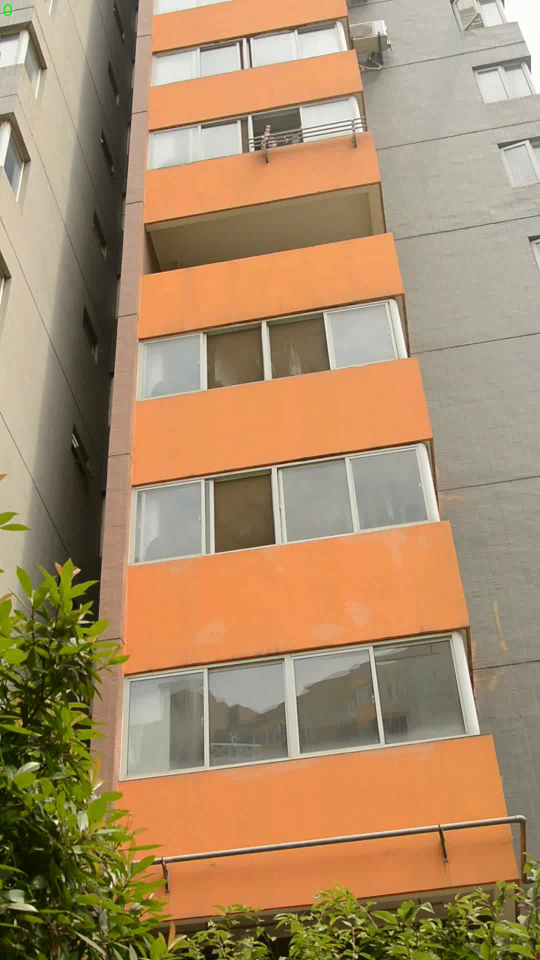
#> input picture src/learning/corner_detection/house.jpg, 1080 x 1920 px (shown at 1/2 size)
$ python -i tracker.py   (imports and definitions only)
#> lines starting #> are read from the running program, lines starting #| are printed output that depends on the picture
import numpy as np
import cv2
import fhog

import sys

PY3 = sys.version_info >= (3,)

if PY3:
    xrange = range


# ffttools
# 离散傅里叶变换、逆变换
# [12 lines left out: function fftd, not called in this run]


# 实部图像
def real(img):
    return img[:, :, 0]


# 虚部图像
def imag(img):
    return img[:, :, 1]


# 两个复数，它们的积 (a+bi)(c+di)=(ac-bd)+(ad+bc)i
# [36 lines left out: functions complexMultiplication, complexDivision, complexDivisionReal, rearrange, not called in this run]


# recttools
# rect = {x, y, w, h}
# x 右边界
def x2(rect):
    return rect[0] + rect[2]


# y 下边界
def y2(rect):
    return rect[1] + rect[3]


# 限宽、高
def limit(rect, limit):
    if rect[0] + rect[2] > limit[0] + limit[2]:
        rect[2] = limit[0] + limit[2] - rect[0]
    if rect[1] + rect[3] > limit[1] + limit[3]:
        rect[3] = limit[1] + limit[3] - rect[1]
    if rect[0] < limit[0]:
        rect[2] -= (limit[0] - rect[0])
        rect[0] = limit[0]
    if rect[1] < limit[1]:
        rect[3] -= (limit[1] - rect[1])
        rect[1] = limit[1]
    if rect[2] < 0:
        rect[2] = 0
    if rect[3] < 0:
        rect[3] = 0
    return rect


# 取超出来的边界
# [8 lines left out: function getBorder, not called in this run]


# 经常需要空域或频域的滤波处理，在进入真正的处理程序前，需要考虑图像边界情况。
# 通常的处理方法是为图像增加一定的边缘，以适应 卷积核 在原图像边界的操作。
def subwindow(img, window, borderType=cv2.BORDER_CONSTANT):
    cutWindow = [x for x in window]
    limit(cutWindow, [0, 0, img.shape[1], img.shape[0]])  # modify cutWindow
    assert (cutWindow[2] > 0 and cutWindow[3] > 0)
    border = getBorder(window, cutWindow)
    res = img[cutWindow[1]:cutWindow[1] + cutWindow[3], cutWindow[0]:cutWindow[0] + cutWindow[2]]

    if border != [0, 0, 0, 0]:
        res = cv2.copyMakeBorder(res, border[1], border[3], border[0], border[2], borderType)
    return res


# [28 lines left out: functions cut_outsize, extract_image, not called in this run]


# noinspection PyAttributeOutsideInit
class KCFTracker:
    def __init__(self, hog=False, fixed_window=True, multi_scale=False):
        # 岭回归中的 lambda 常数，正则化
        self.lambdar = 0.0001
        # 在目标框附近填充的区域大小系数
        self.padding = 2.5
        # 高斯目标的带宽
        self.output_sigma_factor = 0.125

        # 是否开启尺度自适应
        self._multiscale = multi_scale
        if multi_scale:
            # 模板大小，在计算 _tmpl_sz 时，较大边长被归一成 96，而较小边长按比例缩小
            self.template_size = 96
            self.scale_padding = 1.0
            # 多尺度估计的时候的尺度步长，也就是论文中的 a 的值
            self.scale_step = 1.05

            self.scale_sigma_factor = 0.25
            # dsst 算法中对一个目标，会分成 33 个尺度来进行计算
            self.n_scales = 33
            self.scale_lr = 0.025
            self.scale_max_area = 512
            self.scale_lambda = 0.01

            if not hog:
                print('HOG feature is forced to turn on.')

        elif fixed_window:
            self.template_size = 96
            self.scale_step = 1
        else:
            self.template_size = 1
            self.scale_step = 1

        self._hogfeatures = True if hog or multi_scale else False
        if self._hogfeatures:  # HOG feature
            # 自适应的线性插值因子
            self.interp_factor = 0.012
            # 高斯卷积核带宽
            self.sigma = 0.6
            # hog 元胞数组尺寸
            self.cell_size = 4

            print('Numba Compiler initializing, wait for a while.')

        else:  # raw gray-scale image # aka CSK tracker
            self.interp_factor = 0.075
            self.sigma = 0.2
            self.cell_size = 1
            self._hogfeatures = False

        self._tmpl_sz = [0, 0]
        self._roi = [0., 0., 0., 0.]
        self.size_patch = [0, 0, 0]
        self._scale = 1.
        self._alphaf = None  # numpy.ndarray (size_patch[0], size_patch[1], 2)
        self._prob = None  # numpy.ndarray (size_patch[0], size_patch[1], 2)
        self._tmpl = None  # numpy.ndarray raw: (size_patch[0], size_patch[1]) hog: (size_patch[2], size_patch[0] * size_patch[1])
        self.hann = None  # numpy.ndarray raw: (size_patch[0], size_patch[1]) hog: (size_patch[2], size_patch[0] * size_patch[1])

        # Scale properties
        self.current_scale_factor = 1
        self.base_width = 0  # initial ROI width
        self.base_height = 0  # initial ROI height
        self.scale_factors = None  # all scale changing rate, from larger to smaller with 1 to be the middle
        self.scale_model_width = 0  # the model width for scaling
        self.scale_model_height = 0  # the model height for scaling
        self.min_scale_factor = 0.  # min scaling rate
        self.max_scale_factor = 0.  # max scaling rate

        self.sf_den = None
        self.sf_num = None

        self.s_hann = None
        self.ysf = None

    ##############
    # 位置估计器 #
    #############

    # 计算一维亚像素峰值
    # [81 lines left out: functions subPixelPeak, createHanningMats, createGaussianPeak, gaussianCorrelation, init, not called in this run]

    # 从图像得到子窗口，通过赋值填充并检测特征
    def getFeatures(self, image, inithann, scale_adjust=1.):
        extracted_roi = [0, 0, 0, 0]
        cx = self._roi[0] + self._roi[2] / 2
        cy = self._roi[1] + self._roi[3] / 2

        if inithann:
            padded_w = self._roi[2] * self.padding
            padded_h = self._roi[3] * self.padding

            if self.template_size > 1:
                # 把最大的边缩小到96，_scale是缩小比例
                # _tmpl_sz 是滤波模板的大小也是裁剪下的PATCH大小
                if padded_w >= padded_h:
                    self._scale = padded_w / float(self.template_size)
                else:
                    self._scale = padded_h / float(self.template_size)
                self._tmpl_sz[0] = int(padded_w / self._scale)
                self._tmpl_sz[1] = int(padded_h / self._scale)
            else:
                self._tmpl_sz[0] = int(padded_w)
                self._tmpl_sz[1] = int(padded_h)
                self._scale = 1.

            if self._hogfeatures:
                self._tmpl_sz[0] = int(self._tmpl_sz[0]) // (
                        2 * self.cell_size) * 2 * self.cell_size + 2 * self.cell_size
                self._tmpl_sz[1] = int(self._tmpl_sz[1]) // (
                        2 * self.cell_size) * 2 * self.cell_size + 2 * self.cell_size
            else:
                self._tmpl_sz[0] = int(self._tmpl_sz[0]) // 2 * 2
                self._tmpl_sz[1] = int(self._tmpl_sz[1]) // 2 * 2

        # 选取从原图中扣下的图片位置大小
        extracted_roi[2] = int(scale_adjust * self._scale * self._tmpl_sz[0] * self.current_scale_factor)
        extracted_roi[3] = int(scale_adjust * self._scale * self._tmpl_sz[1] * self.current_scale_factor)

        extracted_roi[0] = int(cx - extracted_roi[2] / 2)
        extracted_roi[1] = int(cy - extracted_roi[3] / 2)

        # z 是当前帧被裁剪下的搜索区域
        z = subwindow(image, extracted_roi, cv2.BORDER_REPLICATE)
        if z.shape[1] != self._tmpl_sz[0] or z.shape[0] != self._tmpl_sz[1]:  # 缩小到96
            z = cv2.resize(z, tuple(self._tmpl_sz))

        if self._hogfeatures:
            mapp = {'sizeX': 0, 'sizeY': 0, 'numFeatures': 0, 'map': 0}
            mapp = fhog.getFeatureMaps(z, self.cell_size, mapp)
            mapp = fhog.normalizeAndTruncate(mapp, 0.2)
            mapp = fhog.PCAFeatureMaps(mapp)
            # size_patch为列表，保存裁剪下来的特征图的【长，宽，通道】
            self.size_patch = list(map(int, [mapp['sizeY'], mapp['sizeX'], mapp['numFeatures']]))
            FeaturesMap = mapp['map'].reshape((self.size_patch[0] * self.size_patch[1],
                                               self.size_patch[2])).T  # (size_patch[2], size_patch[0]*size_patch[1])

        else:  # 将 RGB 图变为单通道灰度图
            if z.ndim == 3 and z.shape[2] == 3:
                FeaturesMap = cv2.cvtColor(z, cv2.COLOR_BGR2GRAY)
            elif z.ndim == 2:
                FeaturesMap = z

            # 从此 FeatureMap 从 -0.5 到 0.5
            FeaturesMap = FeaturesMap.astype(np.float32) / 255.0 - 0.5
            # size_patch 为列表，保存裁剪下来的特征图的【长，宽，1】
            self.size_patch = [z.shape[0], z.shape[1], 1]

        if inithann:
            self.createHanningMats()

        FeaturesMap = self.hann * FeaturesMap  # 加汉宁（余弦）窗减少频谱泄露
        return FeaturesMap

    # 使用当前图像的检测结果进行训练
    # x是当前帧当前尺度下的特征， train_interp_factor是interp_factor
    # [35 lines left out: functions train, detect, not called in this run]

    # 基于当前帧更新目标位置
    def update(self, image):
        # 修正边界
        if self._roi[0] + self._roi[2] <= 0:
            self._roi[0] = -self._roi[2] + 1
        if self._roi[1] + self._roi[3] <= 0:
            self._roi[1] = -self._roi[3] + 1
        if self._roi[0] >= image.shape[1] - 1:
            self._roi[0] = image.shape[1] - 2
        if self._roi[1] >= image.shape[0] - 1:
            self._roi[1] = image.shape[0] - 2

        # 跟踪框、尺度框中心
        cx = self._roi[0] + self._roi[2] / 2.
        cy = self._roi[1] + self._roi[3] / 2.

        # peak_value 表示尺度不变时检测峰值结果
        # loc 表示新的最大响应值离 roi 中心的位移
        loc, peak_value = self.detect(self._tmpl, self.getFeatures(image, 0, 1.0))

        # 因为返回的只有中心坐标，使用尺度和中心坐标调整目标框
        # loc 是中心相对移动量
        self._roi[0] = cx - self._roi[2] / 2.0 + loc[0] * self.cell_size * self._scale * self.current_scale_factor
        self._roi[1] = cy - self._roi[3] / 2.0 + loc[1] * self.cell_size * self._scale * self.current_scale_factor

        # 使用尺度估计
        if self._multiscale:
            # roi 表示的为 [x, y, width, height]
            if self._roi[0] >= image.shape[1] - 1:
                self._roi[0] = image.shape[1] - 1
            if self._roi[1] >= image.shape[0] - 1:
                self._roi[1] = image.shape[0] - 1
            if self._roi[0] + self._roi[2] <= 0:
                self._roi[0] = -self._roi[2] + 2
            if self._roi[1] + self._roi[3] <= 0:
                self._roi[1] = -self._roi[3] + 2

            # 更新尺度
            scale_pi = self.detect_scale(image)
            self.current_scale_factor = self.current_scale_factor * self.scale_factors[scale_pi[0]]
            if self.current_scale_factor < self.min_scale_factor:
                self.current_scale_factor = self.min_scale_factor

            self.train_scale(image)

        if self._roi[0] >= image.shape[1] - 1:
            self._roi[0] = image.shape[1] - 1
        if self._roi[1] >= image.shape[0] - 1:
            self._roi[1] = image.shape[0] - 1
        if self._roi[0] + self._roi[2] <= 0:
            self._roi[0] = -self._roi[2] + 2
        if self._roi[1] + self._roi[3] <= 0:
            self._roi[1] = -self._roi[3] + 2

        assert (self._roi[2] > 0 and self._roi[3] > 0)

        # 使用当前的检测框来训练样本参数
        x = self.getFeatures(image, 0, 1.0)
        self.train(x, self.interp_factor)

        return self._roi

    #############
    # 尺度估计器 #
    #############
    """
    目标所在的图像块 P 的大小为 M x N，以图像块的正中间为中心，截取不同尺度的图片，这样就能够得到一系列的不同尺度的图像 Patch
    （搜索范围为 S 个尺度，就会有 S 张图像 Patch），针对每个图像 Patch 求其特征描述子（维度为 d 维，这里的 d 和位置估计中的维度 d
    没有任何关系），g 是高斯函数构造的输出响应大小为 1 x S，中间值最大，向两端依次减小。
    """

    # 通过一维的高斯函数构造的响应输出，也就是一个一维的标签，shape 为 (1, 33) (默认)
    # [165 lines left out: functions compute_y_label, createHanningMatsForScale, dsstInit, get_scale_sample, train_scale, detect_scale and 1 more, not called in this run]

>>> import cv2
>>> picture = cv2.imread('../../corner_detection/house.jpg', cv2.IMREAD_GRAYSCALE)
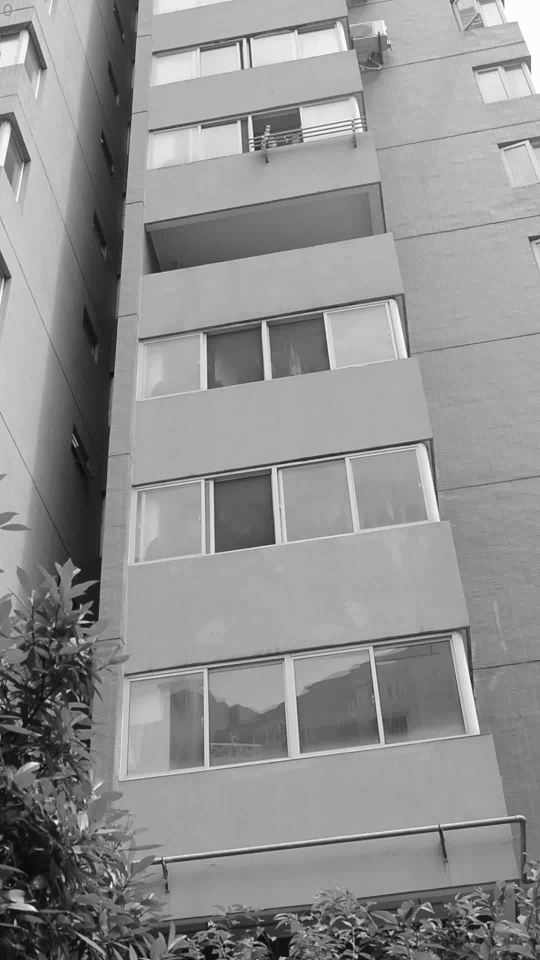
#> picture: shape (1920, 1080) (shown at 1/2 size); min 0, max 255, mean 144.3
>>> result = KCFTracker().update(picture)
#> (the run stopped early here; a loop or call above may not have finished)
